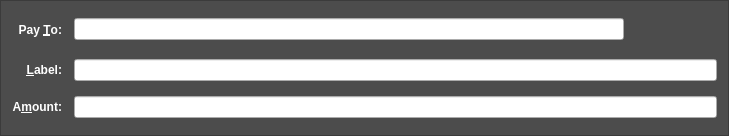
<?xml version="1.0" encoding="UTF-8"?>
<ui version="4.0">
 <class>SendCoinsEntry</class>
 <widget class="QFrame" name="SendCoinsEntry">
  <property name="geometry">
   <rect>
    <x>0</x>
    <y>0</y>
    <width>729</width>
    <height>136</height>
   </rect>
  </property>
  <property name="windowTitle">
   <string>Form</string>
  </property>
  <property name="styleSheet">
   <string notr="true">QFrame {
	background: #4C4C4C;
	color: #FFFFFF;
}</string>
  </property>
  <property name="frameShape">
   <enum>QFrame::StyledPanel</enum>
  </property>
  <property name="frameShadow">
   <enum>QFrame::Sunken</enum>
  </property>
  <layout class="QGridLayout" name="gridLayout">
   <property name="spacing">
    <number>12</number>
   </property>
   <item row="5" column="0">
    <widget class="QLabel" name="label">
     <property name="styleSheet">
      <string notr="true">QLabel {
	color: #FFFFFF;
	font-weight: bold;
	font-size: 12px;
}</string>
     </property>
     <property name="text">
      <string>A&amp;mount:</string>
     </property>
     <property name="alignment">
      <set>Qt::AlignRight|Qt::AlignTrailing|Qt::AlignVCenter</set>
     </property>
     <property name="buddy">
      <cstring>payAmount</cstring>
     </property>
    </widget>
   </item>
   <item row="3" column="0">
    <widget class="QLabel" name="label_2">
     <property name="styleSheet">
      <string notr="true">QLabel {
	color: #FFFFFF;
	font-weight: bold;
	font-size: 12px;
}</string>
     </property>
     <property name="text">
      <string>Pay &amp;To:</string>
     </property>
     <property name="alignment">
      <set>Qt::AlignRight|Qt::AlignTrailing|Qt::AlignVCenter</set>
     </property>
     <property name="buddy">
      <cstring>payTo</cstring>
     </property>
    </widget>
   </item>
   <item row="5" column="1">
    <widget class="BitcoinAmountField" name="payAmount">
     <property name="styleSheet">
      <string notr="true">BitcoinAmountField {
	color: #FFFFFF;
	font-weight: bold;
	font-size: 12px;
}</string>
     </property>
    </widget>
   </item>
   <item row="4" column="1">
    <layout class="QHBoxLayout" name="horizontalLayout_2">
     <property name="spacing">
      <number>0</number>
     </property>
     <item>
      <widget class="QValidatedLineEdit" name="addAsLabel">
       <property name="enabled">
        <bool>true</bool>
       </property>
       <property name="toolTip">
        <string>Enter a label for this address to add it to your address book</string>
       </property>
       <property name="styleSheet">
        <string notr="true">QValidatedLineEdit {
	color: #FFFFFF;
	font-weight: bold;
	font-size: 12px;
}</string>
       </property>
      </widget>
     </item>
    </layout>
   </item>
   <item row="4" column="0">
    <widget class="QLabel" name="label_4">
     <property name="styleSheet">
      <string notr="true">QLabel {
	color: #FFFFFF;
	font-weight: bold;
	font-size: 12px;
}</string>
     </property>
     <property name="text">
      <string>&amp;Label:</string>
     </property>
     <property name="alignment">
      <set>Qt::AlignRight|Qt::AlignTrailing|Qt::AlignVCenter</set>
     </property>
     <property name="buddy">
      <cstring>addAsLabel</cstring>
     </property>
    </widget>
   </item>
   <item row="3" column="1">
    <layout class="QHBoxLayout" name="payToLayout">
     <property name="spacing">
      <number>-1</number>
     </property>
     <item>
      <widget class="QValidatedLineEdit" name="payTo">
       <property name="font">
        <font>
         <kerning>true</kerning>
        </font>
       </property>
       <property name="toolTip">
        <string>The address to send the payment to  (e.g. 4Zo1ga6xuKuQ7JV7M9rGDoxdbYwV5zgQJ5)</string>
       </property>
       <property name="styleSheet">
        <string notr="true">QValidatedLineEdit {
	color: #FFFFFF;
	font-weight: bold;
	font-size: 12px;
}</string>
       </property>
       <property name="maxLength">
        <number>34</number>
       </property>
      </widget>
     </item>
     <item>
      <widget class="QToolButton" name="addressBookButton">
       <property name="toolTip">
        <string>Choose address from address book</string>
       </property>
       <property name="styleSheet">
        <string notr="true">QToolButton {
	border: none;
	background: transparent;
	height: 26px;
	color: #BED431;
	font-weight: bold;
}
</string>
       </property>
       <property name="text">
        <string/>
       </property>
       <property name="icon">
        <iconset resource="../bitcoin.qrc">
         <normaloff>:/icons/address-book</normaloff>:/icons/address-book</iconset>
       </property>
       <property name="shortcut">
        <string>Alt+A</string>
       </property>
      </widget>
     </item>
     <item>
      <widget class="QToolButton" name="pasteButton">
       <property name="toolTip">
        <string>Paste address from clipboard</string>
       </property>
       <property name="styleSheet">
        <string notr="true">QToolButton {
	border: none;
	background: transparent;
	height: 26px;
	color: #BED431;
	font-weight: bold;
}
</string>
       </property>
       <property name="text">
        <string/>
       </property>
       <property name="icon">
        <iconset resource="../bitcoin.qrc">
         <normaloff>:/icons/editpaste</normaloff>:/icons/editpaste</iconset>
       </property>
       <property name="shortcut">
        <string>Alt+P</string>
       </property>
      </widget>
     </item>
     <item>
      <widget class="QToolButton" name="deleteButton">
       <property name="toolTip">
        <string>Remove this recipient</string>
       </property>
       <property name="styleSheet">
        <string notr="true">QToolButton {
	border: none;
	background: transparent;
	height: 26px;
	color: #BED431;
	font-weight: bold;
}
</string>
       </property>
       <property name="text">
        <string/>
       </property>
       <property name="icon">
        <iconset resource="../bitcoin.qrc">
         <normaloff>:/icons/remove</normaloff>:/icons/remove</iconset>
       </property>
      </widget>
     </item>
    </layout>
   </item>
  </layout>
 </widget>
 <customwidgets>
  <customwidget>
   <class>QValidatedLineEdit</class>
   <extends>QLineEdit</extends>
   <header>qvalidatedlineedit.h</header>
  </customwidget>
  <customwidget>
   <class>BitcoinAmountField</class>
   <extends>QLineEdit</extends>
   <header>bitcoinamountfield.h</header>
   <container>1</container>
  </customwidget>
 </customwidgets>
 <resources>
  <include location="../bitcoin.qrc"/>
 </resources>
 <connections/>
</ui>
